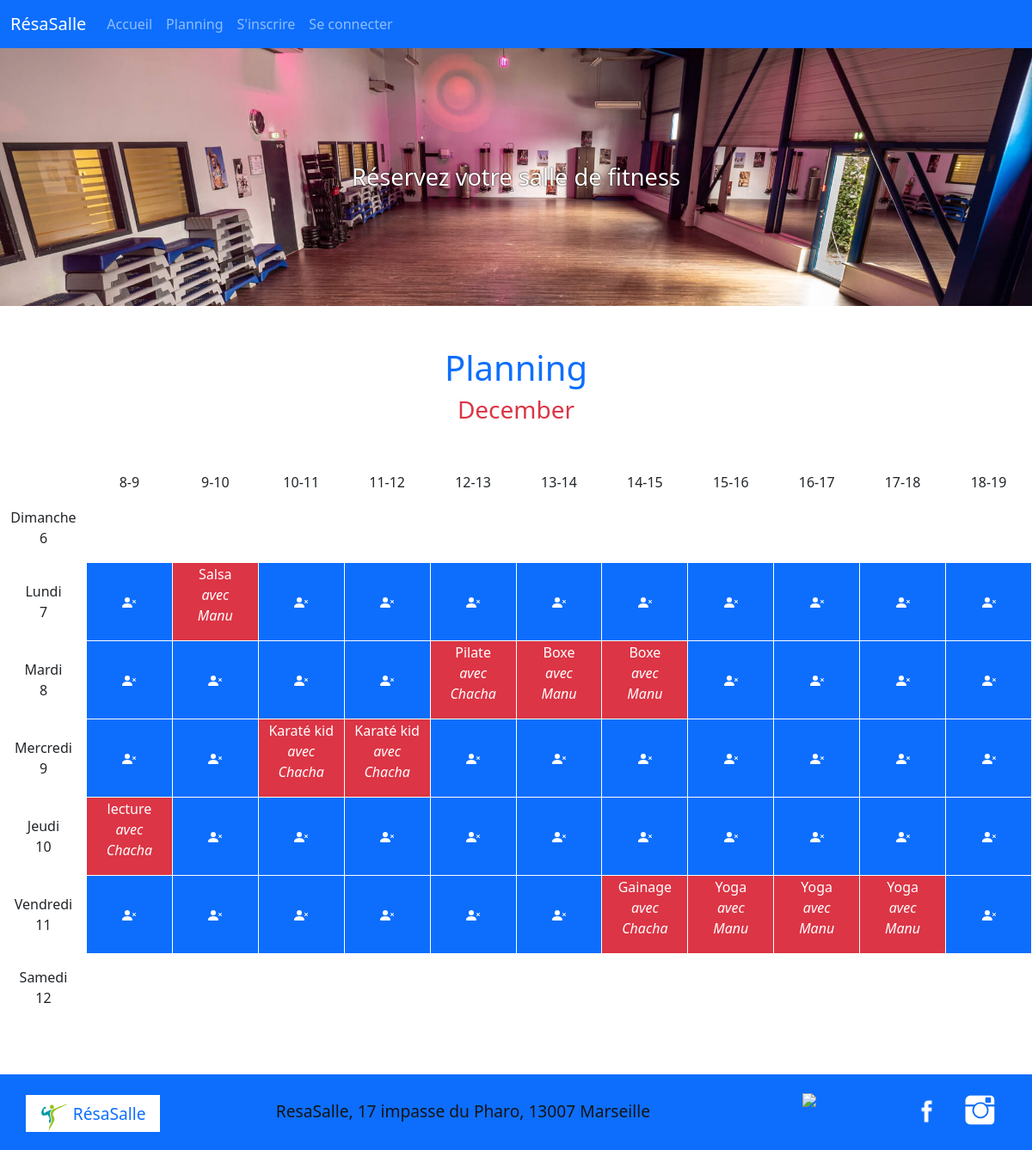
The app's page /planning.php with its own data.
### tables this page shows
CREATE TABLE IF NOT EXISTS `reservations` (
  `id` int(11) NOT NULL AUTO_INCREMENT,
  `titre` varchar(255) NOT NULL,
  `description` text NOT NULL,
  `debut` datetime NOT NULL,
  `fin` datetime NOT NULL,
  `id_utilisateur` int(11) NOT NULL,
  PRIMARY KEY (`id`)
);

CREATE TABLE IF NOT EXISTS `utilisateurs` (
  `id` int(11) NOT NULL AUTO_INCREMENT,
  `login` varchar(255) NOT NULL,
  `password` varchar(255) NOT NULL,
  PRIMARY KEY (`id`)
);

### planning.php (the view, shortened to what this page needs)
<?php
try
{
	$bdd = new PDO('mysql:host=localhost;dbname=reservationsalles;charset=utf8', 'root', '', array(PDO::ATTR_ERRMODE => PDO::ERRMODE_EXCEPTION));
}
catch (Exception $e)
{
        die('Erreur : ' . $e->getMessage());
}
$creneaux_horaires = ['','8-9','9-10', '10-11', '11-12', '12-13', '13-14', '14-15', '15-16', '16-17', '17-18', '18-19'];
$dates = getdate();
$fin = $dates['wday'];
$jour = $dates['mday'];
?>
<!DOCTYPE html>
<html lang="fr">
<head>
        <link href="https://cdn.jsdelivr.net/npm/bootstrap@5.0.0-alpha3/dist/css/bootstrap.min.css" rel="stylesheet">
        <link rel="stylesheet" href="css/style.css">
</head>
<body>
<header>
        <?php require('header.php') ?>
</header>
<main class="main_planning">
<h1 class="col-12 text-center h1  text-primary mt-5">
        Planning
</h1>
<h2 class="col-12 text-center h3 text-danger mb-0 ">
        <?php echo $dates['month'] ?>
</h2>
<?php
echo '<table>';
echo '<tr class="align-bottom">';
 for ($i=0; $i < 12 ; $i++) {
        echo '<td>'.$creneaux_horaires[$i].'</td>';
}
 echo '</tr><tr><td>';
 require('fonction.php');
echo Jour($dates['wday']).'<br>'.$dates['mday'].'</td>';
for ($jour;  $jour < $dates['mday'] + 7 ; $jour++) {
        for ($heure=8; $heure < 19 ; $heure++) {
                $date = $dates['year'].'-'.$dates['mon'].'-'.$jour.' '.$heure.':00:00';
                $req = $bdd->prepare( 'SELECT * FROM `reservations` INNER join `utilisateurs` ON reservations.id_utilisateur = utilisateurs.id WHERE debut = :date');
                $req->execute(array(
                        'date' => $date
                        ));
                $data = $req->fetch();
                $row = $req->rowCount();
                if ($dates['wday'] === 0 OR $dates['wday'] === 6 Or $dates['wday'] === 7 OR $dates['wday'] === 13) {
                        ?> <td></td><?php
                break;
                }
                 if ($row === 1) {
                        if (isset($_SESSION['login'])) {
                                ?><td class="bg-danger text-light"><a href="evenement.php?jour=<?php echo $dates['wday'] ?>&amp;jour_chiffre=<?php echo $jour ?>&amp;heure_debut=<?php echo $data['debut'] ?>&amp;heure-fin=<?php echo $data['fin'] ?>&amp;titre=<?php echo $data['titre'] ?>&amp;description=<?php echo $data['description'] ?>&amp;login=<?php echo $data['login'] ?>"><?php echo '<p class="mb-0"><b>'.$data['titre'].'</b><br><i> avec <br>'. $data['login'].'</i></p>' ?></a></td><?php
                        }
                        else {
                                ?><td class="bg-danger text-light"><a href="connexion.php"> <?php echo '<p>'.$data['titre'].'<br><i> avec <br>'. $data['login'].'</i></p>' ?></a></td><?php
                        }
                        $date_fin = $dates['year'].'-'.$dates['mon'].'-'.$jour.' '.($heure + 1).':00:00';
                        $requete = $bdd->prepare( 'SELECT * FROM `reservations` INNER join `utilisateurs` ON reservations.id_utilisateur = utilisateurs.id WHERE fin = :date');
                        $requete->execute(array(
                        'date' => $date_fin
                        ));
                        $row_fin = $requete->rowCount();
                        $heure = $heure + 1;
                        for ($heure = $heure; $row_fin === 0 ; $heure++) {
                                if (isset($_SESSION['login'])) {
                                        ?><td class="bg-danger text-light"><a href="evenement.php?jour=<?php echo $dates['wday'] ?>&amp;jour_chiffre=<?php echo $jour ?>&amp;heure_debut=<?php echo $data['debut'] ?>&amp;heure-fin=<?php echo $data['fin'] ?>&amp;titre=<?php echo $data['titre'] ?>&amp;description=<?php echo $data['description'] ?>&amp;login=<?php echo $data['login'] ?>"><?php echo '<p class="mb-0"><b>'.$data['titre'].'</b><br><i> avec <br>'. $data['login'].'</i></p>' ?></a></td><?php
                                }
                                else {
                                        ?><td class="bg-danger text-light"><a href="connexion.php"> <?php echo '<p>'.$data['titre'].'<br><i> avec <br>'. $data['login'].'</i></p>' ?></a></td><?php
                                }
                                $date_fin = $dates['year'].'-'.$dates['mon'].'-'.$jour.' '.($heure + 1).':00:00';
                                $requete = $bdd->prepare( 'SELECT * FROM `reservations` INNER join `utilisateurs` ON reservations.id_utilisateur = utilisateurs.id WHERE fin = :date');
                                $requete->execute(array(
                                'date' => $date_fin
                                ));
                                $row_fin = $requete->rowCount();
                        }
                        $heure = $heure - 1;
                }
                else {
                        echo '<div class="disponible">';
                        if (isset($_SESSION['login'])) {
                                ?> <td class="bg-primary text-dark"><i><a href="reservation-form.php?date=<?php echo $dates['year'].'-'.$dates['mon'].'-'.$jour?>&amp;horaire_debut=<?php echo $heure;?>">
                                        <svg width="1em" height="1em" viewBox="0 0 16 16" class="bi bi-clipboard-plus" fill="currentColor" xmlns="http://www.w3.org/2000/svg">
                                        <path fill-rule="evenodd" d="M4 1.5H3a2 2 0 0 0-2 2V14a2 2 0 0 0 2 2h10a2 2 0 0 0 2-2V3.5a2 2 0 0 0-2-2h-1v1h1a1 1 0 0 1 1 1V14a1 1 0 0 1-1 1H3a1 1 0 0 1-1-1V3.5a1 1 0 0 1 1-1h1v-1z"/>
                                        <path fill-rule="evenodd" d="M9.5 1h-3a.5.5 0 0 0-.5.5v1a.5.5 0 0 0 .5.5h3a.5.5 0 0 0 .5-.5v-1a.5.5 0 0 0-.5-.5zm-3-1A1.5 1.5 0 0 0 5 1.5v1A1.5 1.5 0 0 0 6.5 4h3A1.5 1.5 0 0 0 11 2.5v-1A1.5 1.5 0 0 0 9.5 0h-3zM8 7a.5.5 0 0 1 .5.5V9H10a.5.5 0 0 1 0 1H8.5v1.5a.5.5 0 0 1-1 0V10H6a.5.5 0 0 1 0-1h1.5V7.5A.5.5 0 0 1 8 7z"/>
                                        </svg>
                                </a></i></td><?php
                        }
                        else {
                                ?><td class="bg-primary text-dark"><a href="connexion.php"></a></td><?php
                        }
                        echo '</div>';
                }
        }
        if ($fin === 0) {
                if ($dates['wday'] === 6) {
                        echo '</tr>';
                        break;
                }
                else
        {
                echo '</tr><tr><td>';
                $dates['wday'] = $dates['wday'] + 1;
                $dates['mday'] = $dates['mday'] +1;
                echo Jour($dates['wday']).'<br>'.$dates['mday'];
                echo '</td>';
        }
        }
}
echo '</table>';
?>
</main>
<footer>
        <?php require('footer.php') ?>
</footer>
</body>
</html>

### header.php (shortened to what this page needs)
<section class="navbar navbar-expand-md navbar-dark bg-primary">
    <div class="container-fluid">
        <a class="navbar-brand ml-4 " href="index.php">
        RésaSalle
        </a>
        <div class="collapse navbar-collapse" id="navbarSupportedContent">
            <ul class="navbar-nav nav-fill ml-auto">
                <li class="nav-item ml-3 ">
                    <a class="nav-link" href="index.php">Accueil</a>
                </li>
                <li class="nav-item ml-3">
                    <a class="nav-link" href="planning.php">Planning</a>
                </li>
                <li class="nav-item ml-3" >
                <?php
                if (isset($_SESSION['login'])) {
                    echo '<a class="nav-link" href="profil.php" >Profil</a>';
                }
                else {
                    echo '<a class="nav-link" href="inscription.php" >S\'inscrire</a>';
                }
                ?>
                </li>
                <li class="nav-item ml-3 mr-3">
                    <?php
                if (isset($_SESSION['login'])) {
                    echo '<a class="nav-link" href="deconnexion" >Se déconnecter</a>';
                }
                else {
                    echo '<a class="nav-link" href="connexion.php" >Se connecter</a>';
                }
                ?>
                </li>
            </ul>
        </div>
    </div>
</section>
<section class="background">
    <p class="text-center">Réservez votre salle de fitness</p>
</section>

### fonction.php (shortened to what this page needs)
<?php
function Jour($date){
    switch ($date) {
        case 0:
            echo "Dimanche";
            break;
        case 1:
                echo "Lundi";
                break;
        case 2:
                echo "Mardi";
                break;
        case 3:
                echo "Mercredi";
                break;
        case 4:
                echo "Jeudi";
                break;
        case 5:
                echo "Vendredi";
                break;
        case 6:
                echo "Samedi";
                break;
        }
        return;
}
?>

### footer.php
<section class="footer_logo">
    <a href="index.php"><img src="images/logo.png" alt="logo outils"> RésaSalle</a>
</section>
<address>
    ResaSalle,
    17 impasse du Pharo,
    13007 Marseille
</address>
<section class="social">
    <ul>
        <li><a href="https://twitter.com/?lang=fr"><img src="images/twitter.png" alt="logo twitter"></a></li>
        <li><a href="https://fr-fr.facebook.com/"><img src="images/facebook.png" alt="logo facebook"></a></li>
        <li><a href="https://www.instagram.com/?hl=fr"><img src="images/instagram.png" alt="logo instagram"></a></li>
    </ul>
</section>

### css/style.css (style rules this page uses)
a { text-decoration: none; }
.background { background-image: url("../images/background.jpg"); background-size: cover; background-position: center; height: 300px; line-height: 300px; color: white; text-shadow: 0 0 2px black; font-size: 1.7em; font-family: 'Segoe UI', Tahoma, Geneva, Verdana, sans-serif; }
.main_planning { display: flex; flex-direction: column; align-items: center; justify-content: center; margin-bottom: 60px; }
td { border: 1px solid white; text-align: center; width: 100px; height: 80px; }
td a { color: white; }
footer { display: flex; width: 100%; justify-content: space-between; align-items: center; background-color: #0d6efd; flex-wrap: wrap; }
.footer_logo { padding-top: 8px; }
.footer_logo a { font-size: 1.2em; background-color: white; opacity: 1; color: #0d6efd; padding: 8px 16px; margin-left: 30px; transition: all 0.6s; text-decoration: none; }
.footer_logo img { height: 40px; }
address { text-align: center; font-size: 1.2em; color: rgb(20, 20, 20); margin-bottom: 0px; }
.social { padding-right: 30px; padding-top: 12px; }
.social ul { display: flex; list-style: none; }
.social img { height: 40px; margin: 10px; }

### records on screen
reservations: titre "Salsa", id_utilisateur.login "Manu"
reservations: titre "Pilate", id_utilisateur.login "Chacha"
reservations: titre "Boxe", id_utilisateur.login "Manu"
reservations: titre "Karaté kid", id_utilisateur.login "Chacha"
reservations: titre "lecture", id_utilisateur.login "Chacha"
reservations: titre "Gainage", id_utilisateur.login "Chacha"
reservations: titre "Yoga", id_utilisateur.login "Manu"

### other values on screen
$dates['month'] "December"
$creneaux_horaires[$i] "8-9"
$creneaux_horaires[$i] "9-10"
$creneaux_horaires[$i] "10-11"
$creneaux_horaires[$i] "11-12"
$creneaux_horaires[$i] "12-13"
$creneaux_horaires[$i] "13-14"
$creneaux_horaires[$i] "14-15"
$creneaux_horaires[$i] "15-16"
$creneaux_horaires[$i] "16-17"
$creneaux_horaires[$i] "17-18"
$creneaux_horaires[$i] "18-19"
$dates['mday'] "6"
$dates['mday'] "7"
$dates['mday'] "8"
